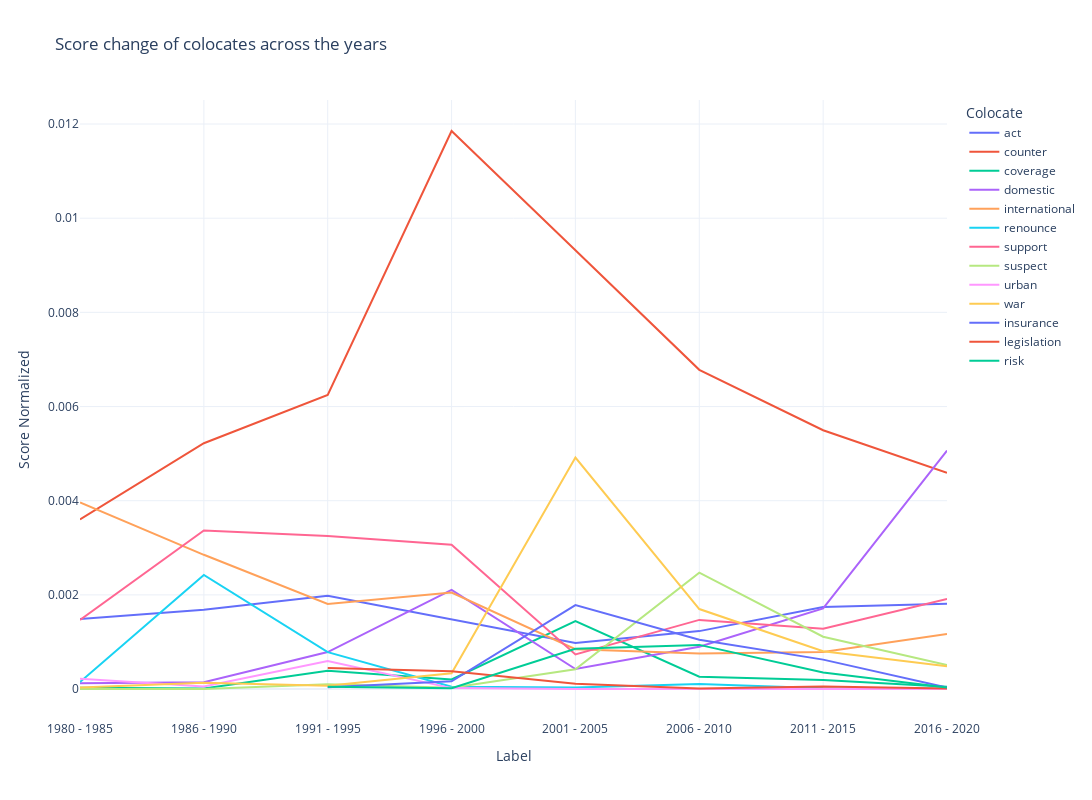

Notebook code cell kept with this figure:
### Code cell
import numpy as np


df_output_filtered = df_output.groupby('colocate').filter(lambda x:  np.std(x.score_normalized)  >= 0.00015)

print(df_output_filtered[:10])

import plotly.express as px

fig = px.line(df_output_filtered, x='label', y='score_normalized', color='colocate', 
              title='Score change of colocates across the years', 
              labels={'label': 'Label', 'score_normalized': 'Score Normalized', 'colocate': 'Colocate'})

fig.update_layout(autosize=False, width=1200, height=800, template='plotly_white')
fig.write_image('output/colocates/colocates_by_years_stem.png')
fig.show()

### Figure 1 — Plotly figure (JSON) as saved in the notebook; plotly's stock layout.template omitted (floating-point values rounded to 4 significant figures)
{"data": [{"hovertemplate": "Colocate=act<br>Label=%{x}<br>Score Normalized=%{y}<extra></extra>", "legendgroup": "act", "line": {"color": "#636efa", "dash": "solid"}, "marker": {"symbol": "circle"}, "mode": "lines", "name": "act", "orientation": "v", "showlegend": true, "x": ["1980 - 1985", "1986 - 1990", "1991 - 1995", "1996 - 2000", "2001 - 2005", "2006 - 2010", "2011 - 2015", "2016 - 2020"], "xaxis": "x", "y": [0.001487, 0.001683, 0.001979, 0.001485, 0.0009764, 0.00123, 0.001743, 0.001809], "yaxis": "y", "type": "scatter"}, {"hovertemplate": "Colocate=counter<br>Label=%{x}<br>Score Normalized=%{y}<extra></extra>", "legendgroup": "counter", "line": {"color": "#EF553B", "dash": "solid"}, "marker": {"symbol": "circle"}, "mode": "lines", "name": "counter", "orientation": "v", "showlegend": true, "x": ["1980 - 1985", "1986 - 1990", "1991 - 1995", "1996 - 2000", "2001 - 2005", "2006 - 2010", "2011 - 2015", "2016 - 2020"], "xaxis": "x", "y": [0.003603, 0.005221, 0.006244, 0.01185, 0.009318, 0.006779, 0.005497, 0.004593], "yaxis": "y", "type": "scatter"}, {"hovertemplate": "Colocate=coverage<br>Label=%{x}<br>Score Normalized=%{y}<extra></extra>", "legendgroup": "coverage", "line": {"color": "#00cc96", "dash": "solid"}, "marker": {"symbol": "circle"}, "mode": "lines", "name": "coverage", "orientation": "v", "showlegend": true, "x": ["1980 - 1985", "1986 - 1990", "1991 - 1995", "1996 - 2000", "2001 - 2005", "2006 - 2010", "2011 - 2015", "2016 - 2020"], "xaxis": "x", "y": [2.728e-05, 1.22e-05, 0.0003888, 0.0002048, 0.001443, 0.0002632, 0.0001905, 4.963e-05], "yaxis": "y", "type": "scatter"}, {"hovertemplate": "Colocate=domestic<br>Label=%{x}<br>Score Normalized=%{y}<extra></extra>", "legendgroup": "domestic", "line": {"color": "#ab63fa", "dash": "solid"}, "marker": {"symbol": "circle"}, "mode": "lines", "name": "domestic", "orientation": "v", "showlegend": true, "x": ["1980 - 1985", "1986 - 1990", "1991 - 1995", "1996 - 2000", "2001 - 2005", "2006 - 2010", "2011 - 2015", "2016 - 2020"], "xaxis": "x", "y": [0.0001226, 0.0001456, 0.000785, 0.002106, 0.0004241, 0.0008989, 0.001711, 0.005065], "yaxis": "y", "type": "scatter"}, {"hovertemplate": "Colocate=international<br>Label=%{x}<br>Score Normalized=%{y}<extra></extra>", "legendgroup": "international", "line": {"color": "#FFA15A", "dash": "solid"}, "marker": {"symbol": "circle"}, "mode": "lines", "name": "international", "orientation": "v", "showlegend": true, "x": ["1980 - 1985", "1986 - 1990", "1991 - 1995", "1996 - 2000", "2001 - 2005", "2006 - 2010", "2011 - 2015", "2016 - 2020"], "xaxis": "x", "y": [0.003964, 0.002851, 0.001808, 0.00205, 0.0008459, 0.0007542, 0.000786, 0.001169], "yaxis": "y", "type": "scatter"}, {"hovertemplate": "Colocate=renounce<br>Label=%{x}<br>Score Normalized=%{y}<extra></extra>", "legendgroup": "renounce", "line": {"color": "#19d3f3", "dash": "solid"}, "marker": {"symbol": "circle"}, "mode": "lines", "name": "renounce", "orientation": "v", "showlegend": true, "x": ["1980 - 1985", "1986 - 1990", "1991 - 1995", "1996 - 2000", "2001 - 2005", "2006 - 2010", "2011 - 2015", "2016 - 2020"], "xaxis": "x", "y": [0.0001488, 0.002424, 0.0007824, 4.804e-05, 3.19e-05, 0.0001095, 1.627e-05, 1.165e-05], "yaxis": "y", "type": "scatter"}, {"hovertemplate": "Colocate=support<br>Label=%{x}<br>Score Normalized=%{y}<extra></extra>", "legendgroup": "support", "line": {"color": "#FF6692", "dash": "solid"}, "marker": {"symbol": "circle"}, "mode": "lines", "name": "support", "orientation": "v", "showlegend": true, "x": ["1980 - 1985", "1986 - 1990", "1991 - 1995", "1996 - 2000", "2001 - 2005", "2006 - 2010", "2011 - 2015", "2016 - 2020"], "xaxis": "x", "y": [0.001469, 0.003366, 0.00325, 0.003067, 0.0007338, 0.001468, 0.001282, 0.001915], "yaxis": "y", "type": "scatter"}, {"hovertemplate": "Colocate=suspect<br>Label=%{x}<br>Score Normalized=%{y}<extra></extra>", "legendgroup": "suspect", "line": {"color": "#B6E880", "dash": "solid"}, "marker": {"symbol": "circle"}, "mode": "lines", "name": "suspect", "orientation": "v", "showlegend": true, "x": ["1980 - 1985", "1986 - 1990", "1991 - 1995", "1996 - 2000", "2001 - 2005", "2006 - 2010", "2011 - 2015", "2016 - 2020"], "xaxis": "x", "y": [6.837e-07, 7.865e-07, 9.935e-05, 2.934e-05, 0.0004188, 0.002471, 0.001111, 0.0005072], "yaxis": "y", "type": "scatter"}, {"hovertemplate": "Colocate=urban<br>Label=%{x}<br>Score Normalized=%{y}<extra></extra>", "legendgroup": "urban", "line": {"color": "#FF97FF", "dash": "solid"}, "marker": {"symbol": "circle"}, "mode": "lines", "name": "urban", "orientation": "v", "showlegend": true, "x": ["1980 - 1985", "1986 - 1990", "1991 - 1995", "1996 - 2000", "2001 - 2005", "2006 - 2010", "2011 - 2015", "2016 - 2020"], "xaxis": "x", "y": [0.0002206, 5.31e-05, 0.0005931, 1.95e-05, 3.099e-06, 3.662e-06, 3.069e-06, 1.325e-06], "yaxis": "y", "type": "scatter"}, {"hovertemplate": "Colocate=war<br>Label=%{x}<br>Score Normalized=%{y}<extra></extra>", "legendgroup": "war", "line": {"color": "#FECB52", "dash": "solid"}, "marker": {"symbol": "circle"}, "mode": "lines", "name": "war", "orientation": "v", "showlegend": true, "x": ["1980 - 1985", "1986 - 1990", "1991 - 1995", "1996 - 2000", "2001 - 2005", "2006 - 2010", "2011 - 2015", "2016 - 2020"], "xaxis": "x", "y": [3.347e-05, 0.0001345, 6.954e-05, 0.0003361, 0.004915, 0.001699, 0.0008046, 0.0004829], "yaxis": "y", "type": "scatter"}, {"hovertemplate": "Colocate=insurance<br>Label=%{x}<br>Score Normalized=%{y}<extra></extra>", "legendgroup": "insurance", "line": {"color": "#636efa", "dash": "solid"}, "marker": {"symbol": "circle"}, "mode": "lines", "name": "insurance", "orientation": "v", "showlegend": true, "x": ["1991 - 1995", "1996 - 2000", "2001 - 2005", "2006 - 2010", "2011 - 2015", "2016 - 2020"], "xaxis": "x", "y": [4.012e-05, 0.0001644, 0.001782, 0.001047, 0.0006248, 3.467e-05], "yaxis": "y", "type": "scatter"}, {"hovertemplate": "Colocate=legislation<br>Label=%{x}<br>Score Normalized=%{y}<extra></extra>", "legendgroup": "legislation", "line": {"color": "#EF553B", "dash": "solid"}, "marker": {"symbol": "circle"}, "mode": "lines", "name": "legislation", "orientation": "v", "showlegend": true, "x": ["1991 - 1995", "1996 - 2000", "2001 - 2005", "2006 - 2010", "2011 - 2015", "2016 - 2020"], "xaxis": "x", "y": [0.0004441, 0.0003754, 0.0001114, 1.192e-05, 5.163e-05, 1.094e-05], "yaxis": "y", "type": "scatter"}, {"hovertemplate": "Colocate=risk<br>Label=%{x}<br>Score Normalized=%{y}<extra></extra>", "legendgroup": "risk", "line": {"color": "#00cc96", "dash": "solid"}, "marker": {"symbol": "circle"}, "mode": "lines", "name": "risk", "orientation": "v", "showlegend": true, "x": ["1991 - 1995", "1996 - 2000", "2001 - 2005", "2006 - 2010", "2011 - 2015", "2016 - 2020"], "xaxis": "x", "y": [4.744e-05, 1.864e-05, 0.0008538, 0.0009375, 0.0003526, 3.002e-05], "yaxis": "y", "type": "scatter"}], "layout": {"xaxis": {"anchor": "y", "domain": [0.0, 1.0], "title": {"text": "Label"}}, "yaxis": {"anchor": "x", "domain": [0.0, 1.0], "title": {"text": "Score Normalized"}}, "legend": {"title": {"text": "Colocate"}, "tracegroupgap": 0}, "title": {"text": "Score change of colocates across the years"}, "autosize": false, "width": 1200, "height": 800}}
